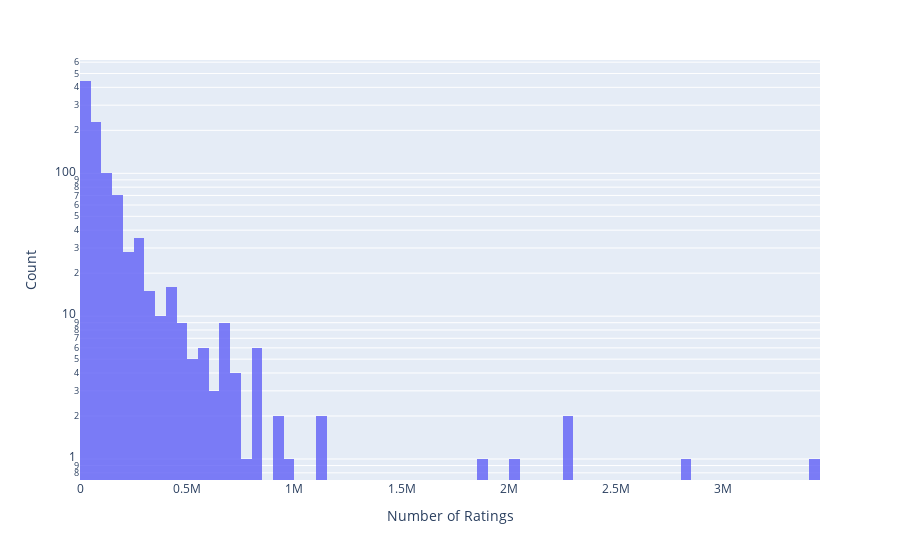

Notebook code for this chart:
### Markdown cell above
The above graph is difficult to read as majority of the books have a low number of ratings. It is better to use a log scale for the Y axis.

### Code cell
# histogram for number of ratings (log)
 
fig = px.histogram(books, x="no_of_ratings",opacity=0.8, color_discrete_sequence=['#6060f7'], log_y=True)
fig.update_layout(xaxis_title_text='Number of Ratings',
                  yaxis_title_text='Count')
fig.update_xaxes(nticks=15)
fig.show()

### Figure 1 — Plotly figure (JSON) as saved in the notebook; plotly's stock layout.template omitted (floating-point values rounded to 4 significant figures; data arrays with more than 128 entries replaced by an {"elided": "..."} marker saying what was removed)
{"data": [{"alignmentgroup": "True", "bingroup": "x", "hovertemplate": "no_of_ratings=%{x}<br>count=%{y}<extra></extra>", "legendgroup": "", "marker": {"color": "#6060f7", "opacity": 0.8}, "name": "", "offsetgroup": "", "orientation": "v", "showlegend": false, "type": "histogram", "x": {"elided": "1000 int values"}, "xaxis": "x", "yaxis": "y"}], "layout": {"barmode": "relative", "legend": {"tracegroupgap": 0}, "margin": {"t": 60}, "xaxis": {"anchor": "y", "domain": [0, 1], "nticks": 15, "title": {"text": "Number of Ratings"}}, "yaxis": {"anchor": "x", "domain": [0, 1], "title": {"text": "Count"}, "type": "log"}}}
